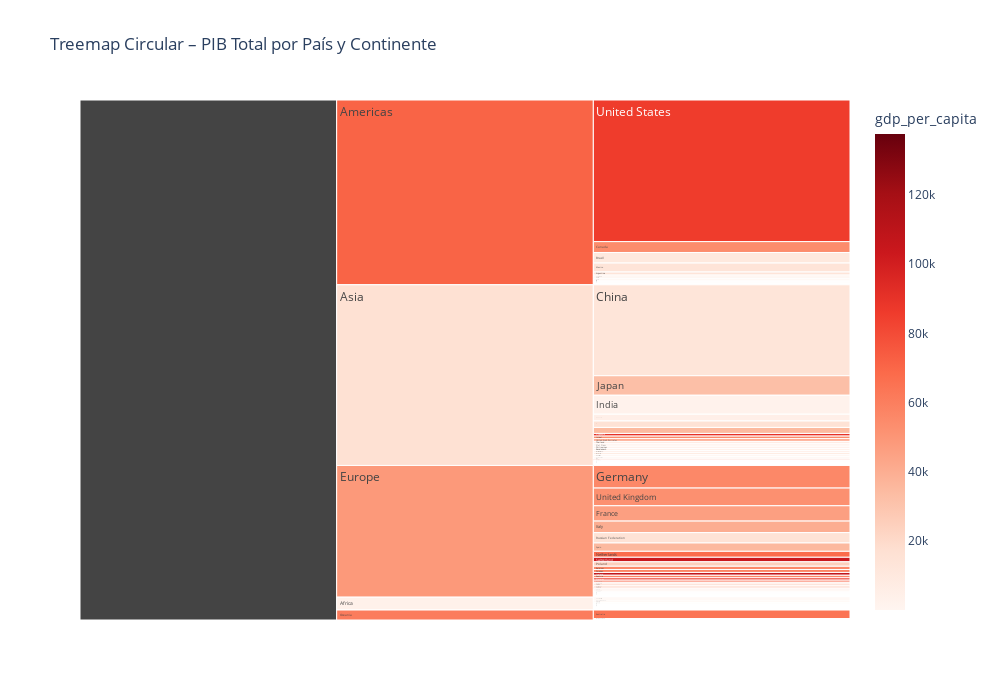

This figure's notebook cell:
### Markdown cell above
## Part 4 – Circular Treemap

El Treemap Circular (Icicle) muestra la distribución del PIB total jerárquicamente, revelando patrones de concentración económica global.

### Code cell
# ============================================================================
# PART 4: CIRCULAR TREEMAP (ICICLE) - COMPLETO
# ============================================================================

print("=== PART 4: CIRCULAR TREEMAP ANALYSIS ===")

print("Generando Treemap Circular (Icicle)...")

# Crear Treemap Circular con Plotly
fig = px.icicle(data_clean,
                path=['continent', 'country'],
                values='gdp_total',
                color='gdp_per_capita',
                color_continuous_scale='Reds',
                title='Treemap Circular – PIB Total por País y Continente')

fig.update_layout(width=1000, height=700)
fig.show()

print(" Treemap circular generado correctamente")

# Análisis de distribución económica global
print("\n ANÁLISIS DE DISTRIBUCIÓN ECONÓMICA GLOBAL:")
gdp_analysis = data_clean.groupby('continent').agg({
    'gdp_total': 'sum',
    'population': 'sum',
    'gdp_per_capita': 'mean'
}).round(2)

gdp_analysis = gdp_analysis.sort_values('gdp_total', ascending=False)
total_world_gdp = gdp_analysis['gdp_total'].sum()

print("Distribución del PIB total por continente:")
for continent, row in gdp_analysis.iterrows():
    gdp_percentage = (row['gdp_total'] / total_world_gdp) * 100
    print(f"\n{continent}:")
    print(f"  PIB total: ${row['gdp_total']:,.0f} ({gdp_percentage:.1f}%)")
    print(f"  Población: {row['population']:,.0f}")
    print(f"  PIB per cápita promedio: ${row['gdp_per_capita']:,.0f}")

# Top 10 países por PIB total
print(f"\nTOP 10 PAÍSES POR PIB TOTAL:")
top_countries = data_clean.nlargest(10, 'gdp_total')[['country', 'continent', 'gdp_total', 'population', 'gdp_per_capita']]
for _, row in top_countries.iterrows():
    gdp_percentage = (row['gdp_total'] / total_world_gdp) * 100
    print(f"{row['country']} ({row['continent']}): ${row['gdp_total']:,.0f} ({gdp_percentage:.1f}%)")

print(f"\n QUÉ REVELA SOBRE LA DISTRIBUCIÓN ECONÓMICA GLOBAL:")
print("- Muestra la concentración de riqueza por regiones geográficas")
print("- Identifica países que contribuyen más al PIB mundial")
print("- Revela disparidades entre población y contribución económica")
print("- Permite comparar eficiencia económica (PIB per cápita) entre regiones")
print("- El color rojo más intenso indica mayor PIB per cápita")

### Figure 1 — Plotly figure (JSON) as saved in the notebook; plotly's stock layout.template omitted (floating-point values rounded to 4 significant figures; data arrays with more than 128 entries replaced by an {"elided": "..."} marker saying what was removed)
{"data": [{"branchvalues": "total", "customdata": {"elided": "179x1 float values"}, "domain": {"x": [0, 1], "y": [0, 1]}, "hovertemplate": "labels=%{label}<br>gdp_total=%{value}<br>parent=%{parent}<br>id=%{id}<br>gdp_per_capita=%{color}<extra></extra>", "ids": {"elided": "179 str values"}, "labels": {"elided": "179 str values"}, "marker": {"coloraxis": "coloraxis", "colors": {"elided": "179 float values"}}, "name": "", "parents": {"elided": "179 str values"}, "type": "icicle", "values": {"elided": "179 float values"}}], "layout": {"coloraxis": {"colorbar": {"title": {"text": "gdp_per_capita"}}, "colorscale": [[0, "rgb(255,245,240)"], [0.125, "rgb(254,224,210)"], [0.25, "rgb(252,187,161)"], [0.375, "rgb(252,146,114)"], [0.5, "rgb(251,106,74)"], [0.625, "rgb(239,59,44)"], [0.75, "rgb(203,24,29)"], [0.875, "rgb(165,15,21)"], [1, "rgb(103,0,13)"]]}, "height": 700, "legend": {"tracegroupgap": 0}, "title": {"text": "Treemap Circular – PIB Total por País y Continente"}, "width": 1000}}
